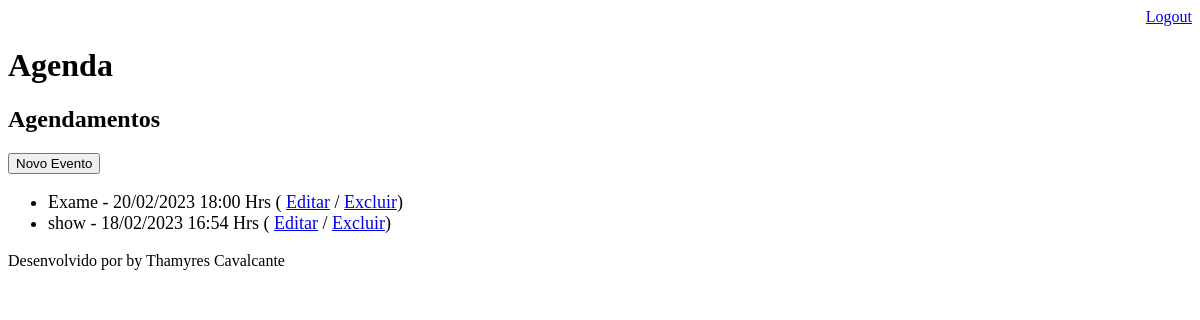
Before: /agenda/ (signed in) with the older database file.
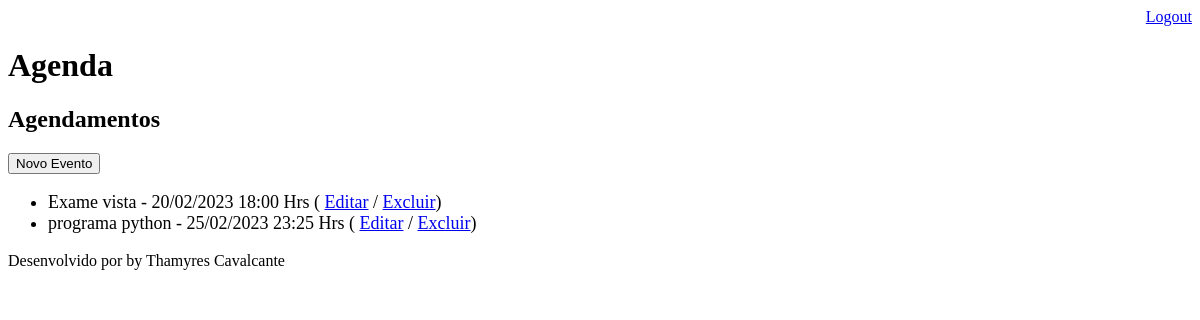
After: the same page with the newer database file.
### core/models.py (models this page shows, shortened)
class Evento(models.Model):
    titulo = models.CharField(max_length=100)   #limite de caracter
    descricao = models.TextField(blank=True, null=True)  #pode ser em branco ou null
    data_evento = models.DateTimeField(verbose_name='Data do Evento')   #para renomear como vai aparecer
    data_criacao = models.DateTimeField(auto_now=True)  #data atual do registro
    usuario = models.ForeignKey(User, on_delete=models.CASCADE)  #usar os usuarios do django / caso seja deletado, tds eventos tbm serão
    class Meta:
        db_table = 'evento'
    def get_data_evento(self):
        return self.data_evento.strftime('%d/%m/%Y %H:%M Hrs')
    def get_evento_atrasado(self):
        if self.data_evento < datetime.now():
            return True
        else:
            return False

### core/views.py (the view)
# urls.py: path('agenda/', views.lista_eventos),
@login_required(login_url='/login/')   #quando nao estiver autenticado vai levar para esse endereço
def lista_eventos(request):
    usuario = request.user
    data_atual = datetime.now() - timedelta(hours=1)                #pegar data atual verficar eventos passados
    evento = Evento.objects.filter(usuario=usuario,                 # define filtro para o usuario logado
                                   data_evento__gt=data_atual)      #gt => maior ou igual a data atual  /   lt => menor q data atual
    dados = {'eventos':evento}
    return render(request, 'agenda.html', dados)

### templates/agenda.html (shortened to what this page needs)
{% extends "model-page.html" %}
{% block content %}
    <h2>Agendamentos</h2>
    <a href="evento/">
        <button type="button">Novo Evento</button>
    </a>
    <ul style="font-size: 18px">
        {% for evento in eventos %}
            <li>
                <div style=>
                    {{ evento.titulo }} - {{ evento.get_data_evento }}
                    ( <a href="evento/?id={{ evento.id }}">Editar</a>
                    / <a href="evento/delete/{{ evento.id }}/">Excluir</a>)
                </div>
            </li>
        {% endfor %}
    </ul>
{% endblock %}

### templates/model-page.html
<!DOCTYPE html>
<html lang="en">
<head>
    {% include "model-header.html" %}
</head>
<body>
    {% block content %} {% endblock %}
    {% include "model-footer.html" %}
</body>
</html>

### templates/model-header.html (shortened to what this page needs)
    <div align="right">
        <a href="/logout">Logout</a>
    </div>
    <h1>Agenda</h1>

### templates/model-footer.html
<pd>Desenvolvido por by Thamyres Cavalcante</pd>

Changed rows visible on the page:
removed Evento: titulo "show", get_data_evento "18/02/2023 16:54 Hrs"
changed Evento: titulo "Exame" → "Exame vista"
added Evento: titulo "programa python", get_data_evento "25/02/2023 23:25 Hrs"
